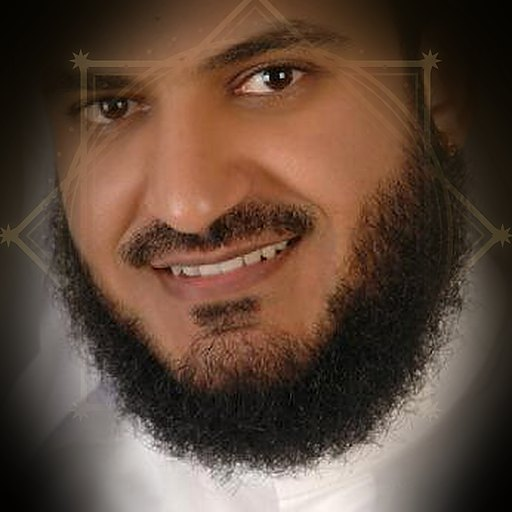
#> input picture img/reciters/afs.jpg, 512 x 512 px
$ python -i fetch_photos.py   (imports and definitions only)
#> lines starting #> are read from the running program, lines starting #| are printed output that depends on the picture
#> further down, picture is the input picture: PIL image 512x512 RGB; mean R, G, B 94.6, 72.1, 57.8
"""Finds a freely licensed photo of each reciter on Wikidata / Wikimedia
Commons and saves a small square portrait for the app and the website.

  python3 tool/reciters/fetch_photos.py <out dir>

Only Commons files are used (free licences); the author and licence of each
are written to <out>/credits.json and shown on the app's sources page.
"""
import io
import json
import os
import re
import sys
import time
import urllib.parse
import urllib.request

from PIL import Image, ImageOps

OUT = sys.argv[1]
UA = {"User-Agent": "AlHudaApp/1.0 (https://github.com/ISPANOVA/al-huda; reciter portraits)"}

# key -> (Arabic name, English name for a second search)
PEOPLE = {
    "basit": ("عبد الباسط عبد الصمد", "Abdul Basit Abdus Samad"),
    "minsh": ("محمد صديق المنشاوي", "Mohamed Siddiq El-Minshawi"),
    "husr": ("محمود خليل الحصري", "Mahmoud Khalil Al-Hussary"),
    "mustafa": ("مصطفى إسماعيل", "Mustafa Ismail"),
    "bna": ("محمود علي البنا", "Mahmoud Ali Al-Banna"),
    "tblawi": ("محمد محمود الطبلاوي", "Mohamed Mahmoud Al-Tablawi"),
    "nuaina": ("أحمد نعينع", "Ahmed Naina"),
    "shahhat": ("عبد الرحمن الشحات", "Abdulrahman Al-Shahat"),
    "afs": ("مشاري راشد العفاسي", "Mishary Rashid Alafasy"),
    "yasser": ("ياسر الدوسري", "Yasser Al-Dosari"),
    "maher": ("ماهر المعيقلي", "Maher Al-Muaiqly"),
    "sds": ("عبد الرحمن السديس", "Abdul Rahman Al-Sudais"),
    "shur": ("سعود الشريم", "Saud Al-Shuraim"),
    "qtm": ("ناصر القطامي", "Nasser Al-Qatami"),
    "ajm": ("أحمد بن علي العجمي", "Ahmed Al-Ajmi"),
    "shatri": ("أبو بكر الشاطري", "Abu Bakr al-Shatri"),
    "hthfi": ("علي الحذيفي", "Ali Al-Hudhaifi"),
    "ayyub": ("محمد أيوب", "Muhammad Ayyub"),
    "bsfr": ("عبد الله بصفر", "Abdullah Basfar"),
    "hani": ("هاني الرفاعي", "Hani ar-Rifai"),
    "jbrl": ("محمد جبريل", "Muhammad Jibreel"),
    "abkr": ("إدريس أبكر", "Idris Abkar"),
    "frs": ("فارس عباد", "Fares Abbad"),
    "gmd": ("سعد الغامدي", "Saad Al-Ghamdi"),
    "jleel": ("خالد الجليل", "Khalid Al-Jalil"),
    "lhdan": ("محمد اللحيدان", "Muhammad Al-Luhaidan"),
    "klb": ("عادل الكلباني", "Adel Al-Kalbani"),
    "jhn": ("عبد الله الجهني", "Abdullah Al-Juhani"),
    "kyat": ("عبد الله خياط", "Abdullah Khayat"),
    "bud": ("صلاح البدير", "Salah Al-Budair"),
    "qasm": ("عبد المحسن القاسم", "Abdul Muhsin Al-Qasim"),
    "akdr": ("إبراهيم الأخضر", "Ibrahim Al-Akhdar"),
    "bader": ("بدر التركي", "Bader Al-Turki"),
    "tnjy": ("خليفة الطنيجي", "Khalifa Al-Tunaiji"),
    "mansor": ("منصور السالمي", "Mansour Al-Salimi"),
    "aloosi": ("عبد الرحمن العوسي", "Abdulrahman Al-Ossi"),
    "nabil": ("نبيل الرفاعي", "Nabil ar-Rifai"),
    "ajbr": ("علي جابر", "Ali Jaber"),
    "mtrod": ("عبد الله المطرود", "Abdullah Al-Matroud"),
    "dosri": ("إبراهيم الدوسري", "Ibrahim Al-Dosari"),
    "mrifai": ("محمود الرفاعي", "Mahmoud ar-Rifai"),
    "alzain": ("الزين محمد أحمد", "Alzain Mohammed Ahmed"),
}
# Photos picked by eye from the wider Commons search (search_more.py): used
# instead of what Wikidata gives, either because Wikidata has none or because
# this one is clearer. Each file's page names the reciter.
FILES = {
    "ajm": "Ahmad bin Ali Al-Ajmi.png",
    "bud": "Salah Ibn Mohammed Al Budair.jpg",
    "mansor": "Mansurahsalme.jpg",
    "alzain": "الزين محمد أحمد.png",
    "mustafa": "Mustafa Ismail (1).jpg",
    "hthfi": "Ali al-Hudhayfi.jpg",
}
WORDS = re.compile(r"قارئ|مقرئ|قرآن|القرآن|إمام|reciter|qari|quran|qur'an|imam", re.I)


# [9 lines left out: function get, not called in this run]


def api(base, **params):
    return json.loads(get(base + "?" + urllib.parse.urlencode({**params, "format": "json"})))


def candidates(name, lang):
    r = api("https://www.wikidata.org/w/api.php", action="wbsearchentities", search=name, language=lang, uselang=lang, limit=8, type="item")
    return r.get("search", [])


# [21 lines left out: function image_of, not called in this run]


# Photos the detector gets wrong, checked by eye: "top" = the top-centre
# square; (cx, cy, side) = a square inside it, as fractions of its side.
CROPS = {"ajbr": "top", "hthfi": "top", "mansor": (0.58, 0.57, 0.62)}


def portrait(img, key=""):
    """A square around the face (OpenCV's face detector), else the top centre."""
#> called with key = ''
    w, h = img.size
#> w = 512; h = 512
    fix = CROPS.get(key)
    if fix:
        s = min(w, h)
        img = img.crop(((w - s) // 2, 0, (w - s) // 2 + s, s))
        if fix == "top":
            return img
        cx, cy, side = fix
        a = int(side * s)
        left = int(min(max(cx * s - a / 2, 0), s - a))
        top = int(min(max(cy * s - a / 2, 0), s - a))
        return img.crop((left, top, left + a, top + a))
    try:
        import cv2
        import numpy as np
        gray = cv2.cvtColor(np.array(img), cv2.COLOR_RGB2GRAY)
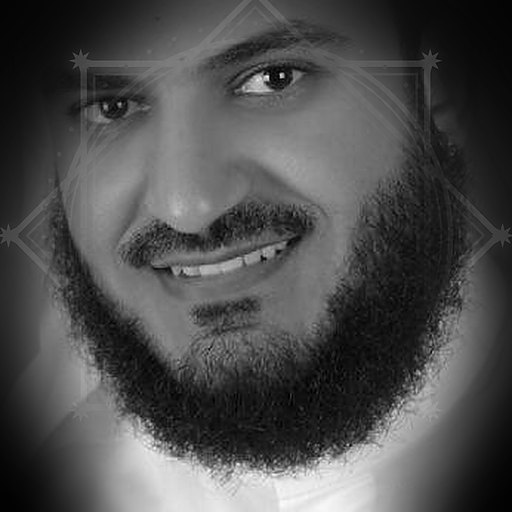
#> gray: shape (512, 512); min 0, max 254, mean 77.2
        det = cv2.CascadeClassifier(cv2.data.haarcascades + "haarcascade_frontalface_default.xml")
        faces, weights = [], []
        for n in (6, 3):  # strict first; looser for small faces in wide shots
            found, _, w8 = det.detectMultiScale3(gray, scaleFactor=1.08, minNeighbors=n, minSize=(max(20, w // 40), max(20, w // 40)),
                                                 outputRejectLevels=True)
            if len(found):
                faces, weights = list(found), [float(x) for x in np.array(w8).ravel()]
                break
    except Exception as e:
        try:
            import cv2 as c2
            print("no face detection", e, getattr(c2, "__file__", None), getattr(c2, "__path__", None), getattr(c2, "__version__", None))
        except Exception as e2:
            print("no face detection", e, e2)
        faces = []
    if len(faces):
        # The most certain face (not the largest: curtains and patterns fool it).
        x, y, fw, fh = faces[max(range(len(faces)), key=lambda i: weights[i])]
        # Head and shoulders: the face in the upper third, the chest to the bottom edge.
        side = int(max(fw, fh) * 3.4)
        side = min(side, w, h)
        cx, cy = x + fw / 2, y + fh / 2 + fh * 0.95
        left = int(min(max(cx - side / 2, 0), w - side))
        top = int(min(max(cy - side / 2, 0), h - side))
        return img.crop((left, top, left + side, top + side))
    s = min(w, h)
#> s = 512
    return img.crop(((w - s) // 2, 0, (w - s) // 2 + s, s))


# [45 lines left out: function main, not called in this run]


# [1 line not run here, left out]

>>> from PIL import Image
>>> picture = Image.open('../../img/reciters/afs.jpg')
>>> result = portrait(picture)

$ run again, on img/reciters/ajm.jpg
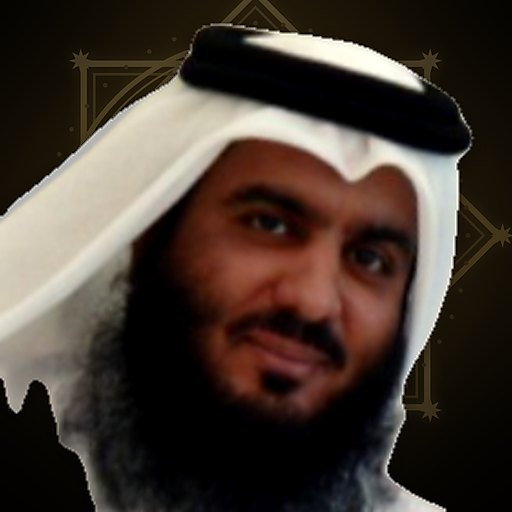
#> input picture img/reciters/ajm.jpg, 512 x 512 px
#> picture is the input picture: PIL image 512x512 RGB; mean R, G, B 68.7, 57, 48.9
#> in portrait, `gray = cv2.cvtColor(np.array(img), cv2.COLOR_RGB2GRAY)`:
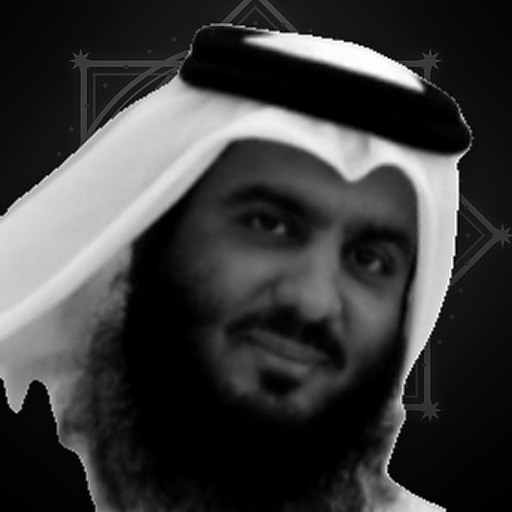
#> gray: shape (512, 512); min 0, max 255, mean 59.6

$ run again, on img/reciters/alzain.jpg
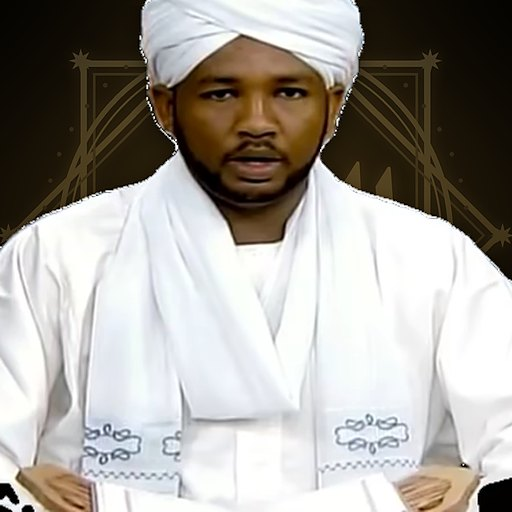
#> input picture img/reciters/alzain.jpg, 512 x 512 px
#> picture is the input picture: PIL image 512x512 RGB; mean R, G, B 163.6, 159.6, 153.8
#> in portrait, `gray = cv2.cvtColor(np.array(img), cv2.COLOR_RGB2GRAY)`:
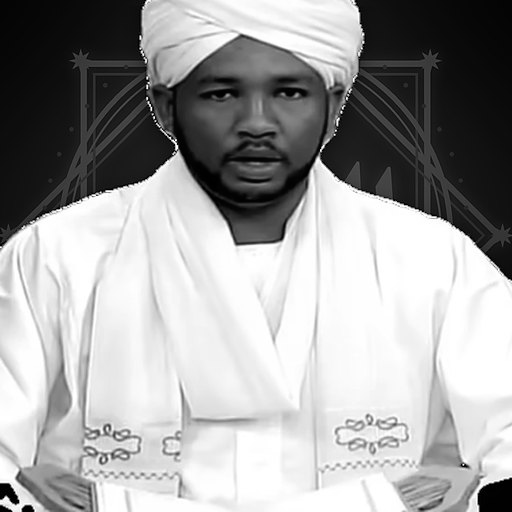
#> gray: shape (512, 512); min 0, max 255, mean 160.2
#> the loop in portrait, `for n in (6, 3):` made 1 pass
#> (w8, faces, weights) on pass 1: ([6.63], [[184, 41, 143, 143]], [6.63])
#> x = 184; y = 41; fw = 143
#> side = 486
#> cx = 255.5; cy = 248.3
#> left = 12
#> top = 5
#> in portrait, `return img.crop((left, top, left + side, top + side))`:
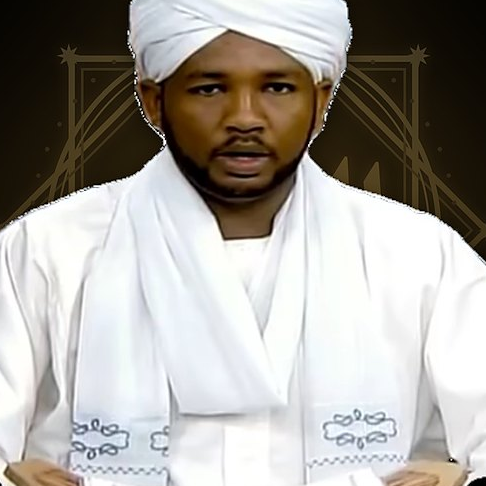
#> returned value: PIL image 486x486 RGB; mean R, G, B 164.8, 161, 155.2

$ run again, on img/reciters/bader.jpg
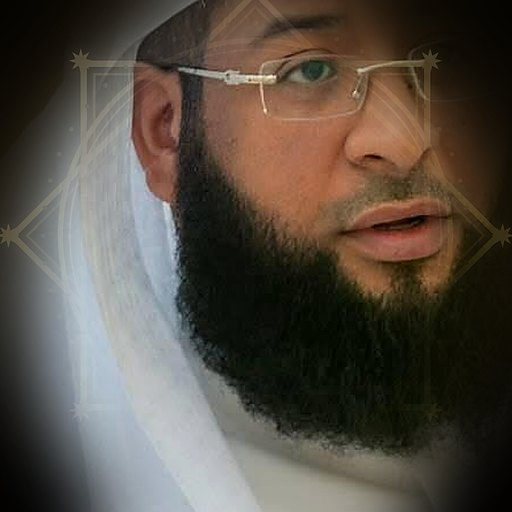
#> input picture img/reciters/bader.jpg, 512 x 512 px
#> picture is the input picture: PIL image 512x512 RGB; mean R, G, B 86, 77.6, 68.2
#> in portrait, `gray = cv2.cvtColor(np.array(img), cv2.COLOR_RGB2GRAY)`:
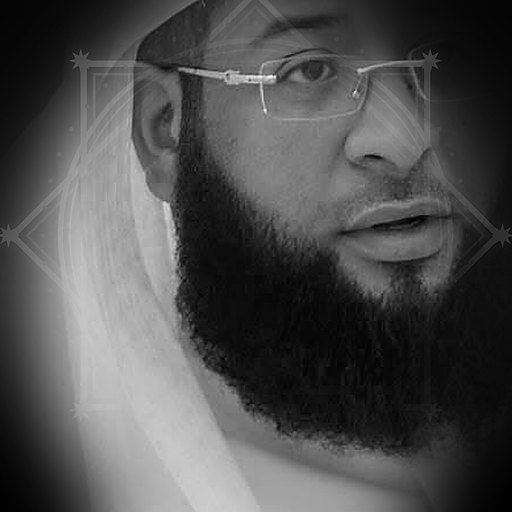
#> gray: shape (512, 512); min 1, max 248, mean 79.1
#> the loop in portrait, `for n in (6, 3):` made 1 pass
#> (w8, faces, weights) on pass 1: ([5.44], [[173, 28, 174, 174]], [5.44])
#> x = 173; y = 28; fw = 174
#> in portrait, `side = int(max(fw, fh) * 3.4)`: side = 591
#> in portrait, `side = min(side, w, h)`: side = 512
#> cx = 260; cy = 280.3
#> left = 0
